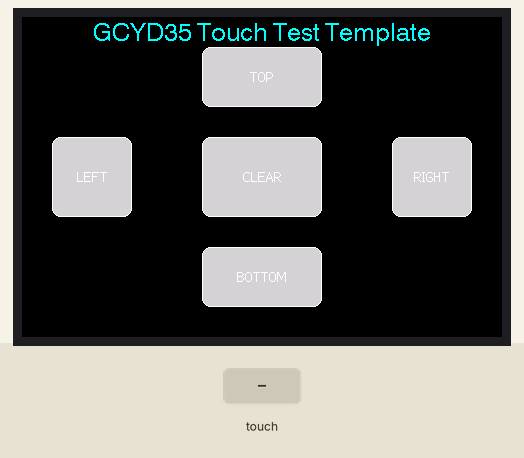
Simulated run of this sketch. Board: ESP32. Parts: 480×320 colour display. The inputs (shaded band) are chosen by the test bench. What the sketch prints to the serial monitor is not drawn.

Above: at 1.5 s.
1.6 s: screen touched at 13 % across, 10 % down
3.1 s: screen touched at 38 % across, 10 % down
At 3.19 s:
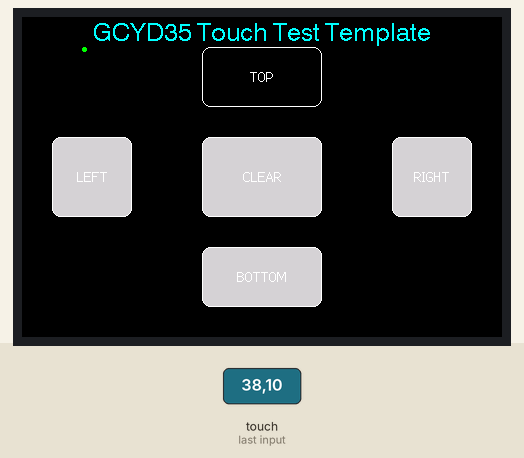
4.7 s: screen touched at 13 % across, 50 % down
At 4.79 s:
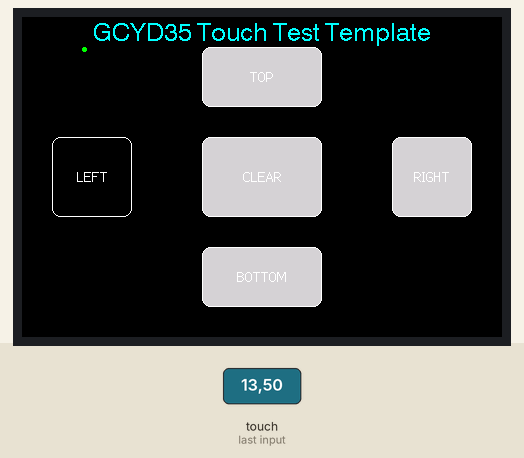
6.3 s: screen touched at 87 % across, 50 % down
At 6.39 s:
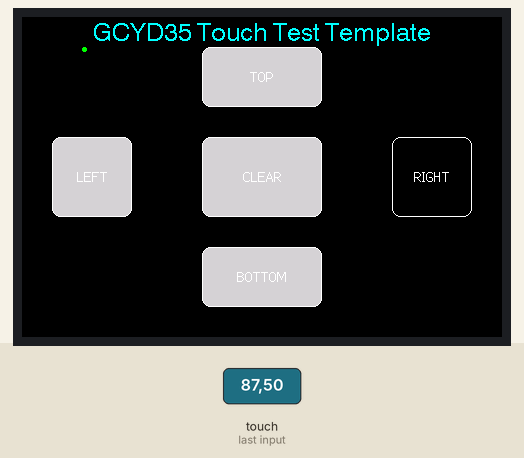
7.9 s: screen touched at 38 % across, 90 % down
At 7.99 s:
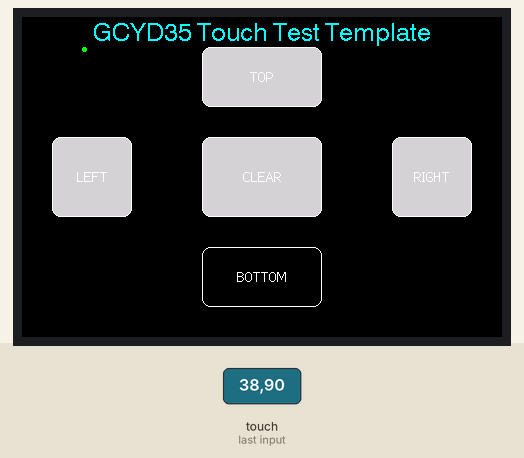
Timing chart, 0 to 10.5 s (numbered marks = the images above; inputs shaded):
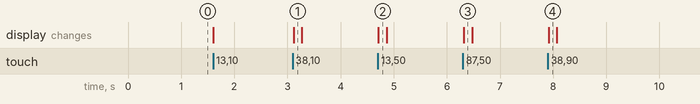

Measured:
- after the input at 3.1 s, the display: changes at once (image 1)
- after the input at 4.7 s, the display: changes at once (image 2)
- after the input at 6.3 s, the display: changes at once (image 3)
- after the input at 7.9 s, the display: changes at once (image 4)

The sketch:

GCYD35_Template.ino
```cpp
// =========================================================================
//                             GCYD35_Template.ino
// -------------------------------------------------------------------------
//                The ESP32-3248S035C Template Project (G-Series)
// =========================================================================
//
// Collaborative Creator: Marvin A Cabico (Developer & Systems Integrator)
// AI Generator: Gemini
//
// -------------------------------------------------------------------------
//                         PROJECT MISSION: NO EXPERTISE GAP
// -------------------------------------------------------------------------
//
// This template is your first step into embedded systems.
// **The Goal:** To prove that human creativity knows no bounds. This project
// leverages AI assistance (Gemini) to handle the low-level, technical complexity
// and drivers, immediately empowering beginners to turn their ideas into hardware
// reality without the fear of the expertise gap.
//
// =========================================================================
//
//  BOARD MODEL: ESP32-3248S035C (CYD 3.5-inch)
//  HARDWARE:    ST7796 Display Driver / GT911 Capacitive Touch Controller
//
// -------------------------------------------------------------------------
//                         QUICK START GUIDE
// -------------------------------------------------------------------------
//
// 1. INSTALL ARDUINO CORE:
//    - Install the 'esp32' board package by Espressif Systems in the Board Manager.
//
// 2. INSTALL LGFX LIBRARY:
//    - Install the 'LovyanGFX' library via the Arduino Library Manager.
//
// 3. HARDWARE CONFIGURATION:
//    - ALL pin definitions are located in the "1. PIN DEFINITIONS & CONFIGURATION" section below.
//    - To use a different board pinout, ONLY edit these simple #define values.
//    - The core driver logic in 'class LGFX' is guaranteed to work and should NOT be modified.
//
// -------------------------------------------------------------------------
//
//  CURRENT FEATURE: Touch Input Test (5 Buttons + Draw-on-Screen)
//
// =========================================================================

// --- 0. LIBRARIES & CONFIGURATION ---
#include <Arduino.h>
#include <SPI.h> // Required for linking SPIClass methods used by LGFX on ESP32

// LGFX Libraries (used for display and touch)
#define LGFX_USE_V1
#include <LovyanGFX.hpp>

// --- 1. PIN DEFINITIONS & CONFIGURATION ---
// Display Pins
#define TFT_CS   15  // Chip Select
#define TFT_SCK  14  // SPI Clock
#define TFT_MOSI 13  // MOSI (Data)
#define TFT_MISO 12  // MISO (currently unused in this SPI 3-wire config, but defined for completeness)
#define TFT_DC   2   // Data/Command
#define TFT_BL   27  // Backlight PWM

// Touch (GT911) Pins
#define TOUCH_SDA 33 // I2C Data
#define TOUCH_SCL 32 // I2C Clock
#define TOUCH_INT 36 // Interrupt Pin

// I2C Address for GT911 (Default)
#define TOUCH_I2C_ADDR 0x5D

// --- 2. HARDWARE CONFIGURATION (CYD 3.5-inch Standard Pinout) ---
class LGFX : public lgfx::LGFX_Device
{
  lgfx::Panel_ST7796 _panel_instance;
  lgfx::Bus_SPI _bus_instance;
  lgfx::Light_PWM _light_instance;
  lgfx::Touch_GT911 _touch_instance;

public:
  LGFX(void)
  {
    // SPI Bus Setup: Uses the defined PIN DEFINITIONS
    {
      auto cfg = _bus_instance.config();
      cfg.spi_host = HSPI_HOST;
      cfg.spi_mode = 0;
      cfg.freq_write = 80000000;
      cfg.freq_read = 40000000;
      cfg.spi_3wire = true;
      cfg.use_lock = true;
      cfg.dma_channel = SPI_DMA_CH_AUTO;
      cfg.pin_sclk = TFT_SCK;
      cfg.pin_mosi = TFT_MOSI;
      cfg.pin_miso = TFT_MISO;
      cfg.pin_dc = TFT_DC;
      _bus_instance.config(cfg);
      _panel_instance.setBus(&_bus_instance);
    }
    // Display Panel Setup (ST7796, 320x480 resolution): Uses the defined PIN DEFINITIONS
    {
      auto cfg = _panel_instance.config();
      cfg.pin_cs = TFT_CS;
      cfg.panel_width = 320;
      cfg.panel_height = 480;
      cfg.bus_shared = true;
      _panel_instance.config(cfg);
    }
    // Backlight Setup: Uses the defined PIN DEFINITIONS
    {
      auto cfg = _light_instance.config();
      cfg.pin_bl = TFT_BL;
      cfg.invert = false;
      cfg.freq = 1200;
      cfg.pwm_channel = 7;
      _light_instance.config(cfg);
      _panel_instance.setLight(&_light_instance);
    }
    // Touch Setup (GT911): Uses the defined PIN DEFINITIONS
    {
      auto cfg = _touch_instance.config();
      cfg.pin_int = TOUCH_INT;
      cfg.pin_sda = TOUCH_SDA;
      cfg.pin_scl = TOUCH_SCL;
      cfg.i2c_addr = TOUCH_I2C_ADDR;
      cfg.i2c_port = 0;
      cfg.freq = 800000;
      // Calibration coordinates for 320x480 panel (adjust if needed)
      cfg.x_min = 14;
      cfg.x_max = 310;
      cfg.y_min = 5;
      cfg.y_max = 448;
      _touch_instance.config(cfg);
      _panel_instance.setTouch(&_touch_instance);
    }
    setPanel(&_panel_instance);
  }
};
LGFX tft;
// --- END HARDWARE CONFIGURATION ---

// --- BUTTON STRUCTURES AND DEFINITIONS ---

// Define a structure to hold button properties
struct Button {
    int x; // Top-left X coordinate
    int y; // Top-left Y coordinate
    int w; // Width
    int h; // Height
    const char* label;
    uint16_t color;
    uint16_t pressedColor;
    bool isPressed;
};

// Array of Button definitions for a 480x320 landscape screen
Button buttons[] = {
    // x, y, w, h, label, color (Light Gray), pressedColor (Black), isPressed
    {30, 120, 80, 80, "LEFT", TFT_LIGHTGREY, TFT_BLACK, false},
    {370, 120, 80, 80, "RIGHT", TFT_LIGHTGREY, TFT_BLACK, false},
    {180, 30, 120, 60, "TOP", TFT_LIGHTGREY, TFT_BLACK, false},
    {180, 230, 120, 60, "BOTTOM", TFT_LIGHTGREY, TFT_BLACK, false},
    {180, 120, 120, 80, "CLEAR", TFT_LIGHTGREY, TFT_BLACK, false}    // Label changed to CLEAR
};
const int NUM_BUTTONS = sizeof(buttons) / sizeof(buttons[0]);

// --- FUNCTION PROTOTYPES ---
void drawButton(const Button& btn, bool pressed);
bool isTouchInside(int touchX, int touchY, const Button& btn);


// --- DRAW BUTTON FUNCTION ---
void drawButton(const Button& btn, bool pressed) {
    uint16_t fillColor = pressed ? btn.pressedColor : btn.color;
    uint16_t borderColor = TFT_WHITE;
    uint16_t textColor = TFT_WHITE;

    // Draw rounded rectangle button
    tft.fillRoundRect(btn.x, btn.y, btn.w, btn.h, 8, fillColor);
    tft.drawRoundRect(btn.x, btn.y, btn.w, btn.h, 8, borderColor);

    // Draw label
    tft.setFont(&fonts::Font2);
    tft.setTextColor(textColor, fillColor);
    tft.setTextDatum(middle_center);
    int centerX = btn.x + (btn.w / 2);
    int centerY = btn.y + (btn.h / 2);
    tft.drawString(btn.label, centerX, centerY);
}

// --- CHECK TOUCH BOUNDS ---
bool isTouchInside(int touchX, int touchY, const Button& btn) {
    return (touchX >= btn.x && touchX <= (btn.x + btn.w) &&
            touchY >= btn.y && touchY <= (btn.y + btn.h));
}


// --- SETUP FUNCTION ---
void setup() {
  Serial.begin(115200);
  Serial.println("\n--- GCYD35 Gemini Template Start ---");

  // 1. Initialize LGFX
  tft.begin();
  tft.setRotation(1); // Set to Landscape (480x320)
  tft.setBrightness(255);
  tft.fillScreen(TFT_BLACK);

  // 2. Draw Title
  tft.setFont(&fonts::Font4);
  tft.setTextColor(TFT_CYAN, TFT_BLACK);
  tft.setTextDatum(top_center);
  tft.drawString("GCYD35 Touch Test Template", tft.width() / 2, 5);

  // 3. Draw all buttons initially (unpressed state)
  for (int i = 0; i < NUM_BUTTONS; i++) {
    drawButton(buttons[i], false);
  }
}

// --- MAIN LOOP ---
void loop() {
  uint16_t x, y;

  // Check for touch input
  bool touched = tft.getTouch(&x, &y);
  bool buttonWasHit = false;

  // Iterate through all buttons
  for (int i = 0; i < NUM_BUTTONS; i++) {
    bool inside = isTouchInside(x, y, buttons[i]);

    // Logic:
    // If touched AND inside AND button was NOT already pressed -> change state to pressed
    if (touched && inside && !buttons[i].isPressed) {
      buttons[i].isPressed = true;
      drawButton(buttons[i], true);
      Serial.printf("Button '%s' Pressed at (%d, %d)\n", buttons[i].label, x, y);

      // --- CLEAR ACTION LOGIC ---
      if (strcmp(buttons[i].label, "CLEAR") == 0) {
        // Clear the entire screen area below the title (approx y=40)
        tft.fillRect(0, 40, tft.width(), tft.height() - 40, TFT_BLACK);

        // Redraw all buttons immediately
        for (int j = 0; j < NUM_BUTTONS; j++) {
             buttons[j].isPressed = false; // Ensure state is reset
             drawButton(buttons[j], false);
        }
      }
      // --- END CLEAR ACTION LOGIC ---

      buttonWasHit = true; // Button was hit (either the press or a hold)
    }
    // If NOT touched OR NOT inside AND button WAS pressed -> change state to released
    else if ((!touched || !inside) && buttons[i].isPressed) {
      buttons[i].isPressed = false;
      drawButton(buttons[i], false);
      Serial.printf("Button '%s' Released\n", buttons[i].label);
    }

    // If touched and inside (even if held), we stop the drawing function
    if (touched && inside) {
        buttonWasHit = true;
    }
  }

  // --- DRAW DOT LOGIC ---
  // If touched AND no button was hit, draw a green circle
  if (touched && !buttonWasHit) {
    // Draw a small green circle/point at the touch coordinates
    tft.fillCircle(x, y, 2, TFT_GREEN); // Using standard TFT_GREEN
  }

  // A small delay to debounce and limit loop rate
  delay(10);
}
```
